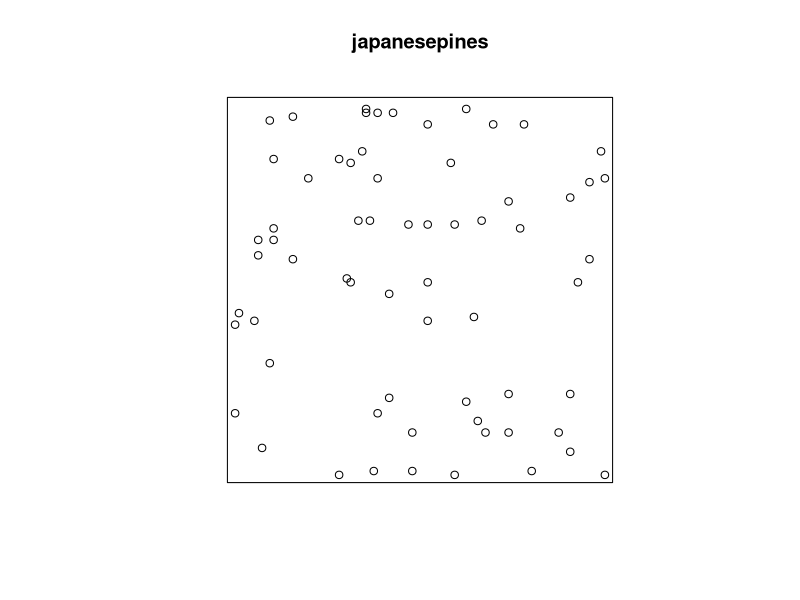
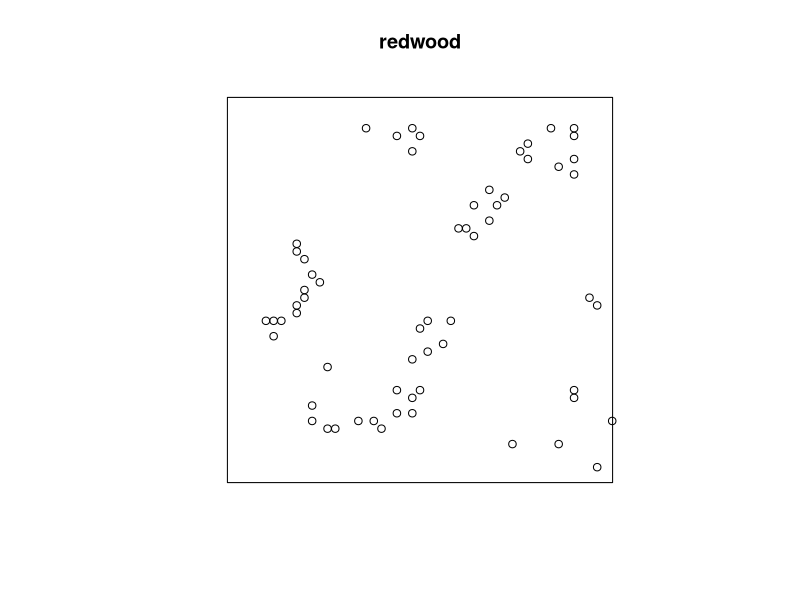
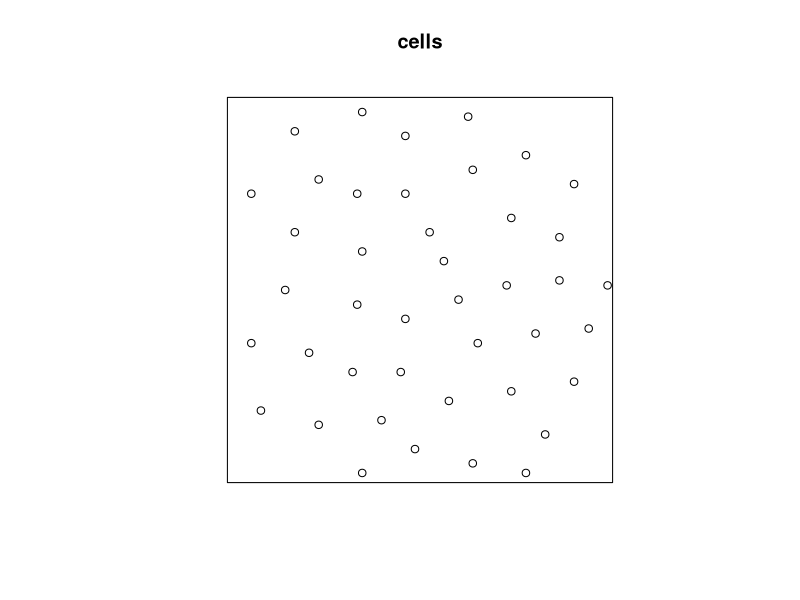
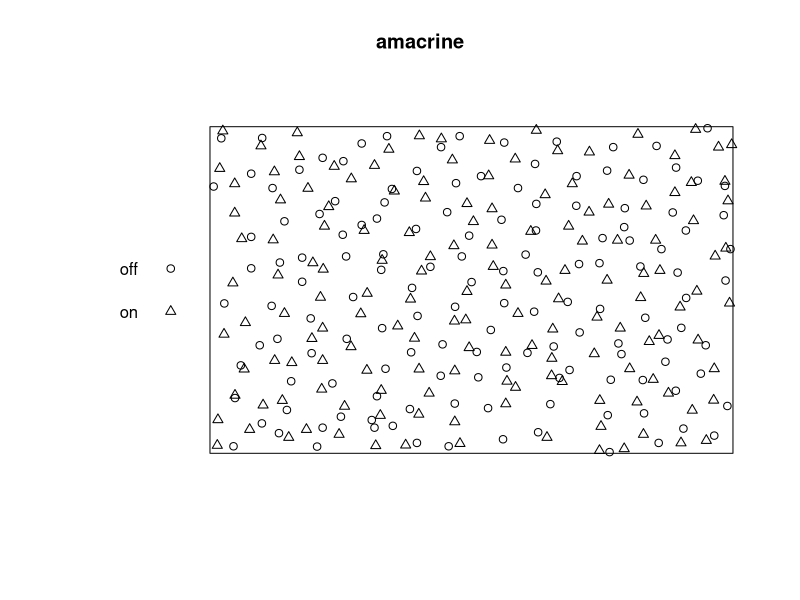

These figures' R source, in order:
## ---- chunk 1
library(spatstat)
## ---- chunk 2
plot(japanesepines)
## ---- chunk 3
plot(redwood)
## ---- chunk 4
plot(cells)
## ---- chunk 5
plot(amacrine)
